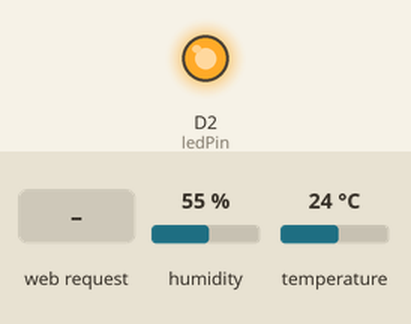
The program below on a simulated ESP8266 (NodeMCU). Shown: output pins drawn as LEDs (lit = HIGH). The test bench sets the inputs (shaded band); at power-on: temperature 24 °C, humidity 55 %. WiFi joins after 1.5 s; servers stay silent unless stated; what the program prints to the serial monitor is not drawn.

Above: at 2.7 s.
2.8 s: HTTP request GET /on received
At 4.8 s:
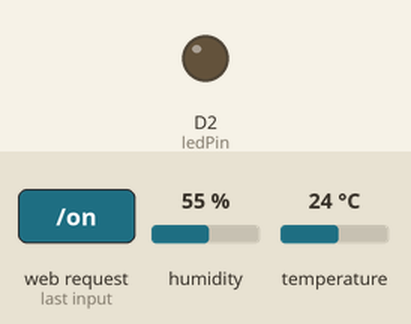
9.7 s: temperature set to 26 °C
12.8 s: temperature set to 29 °C
At 14.3 s:
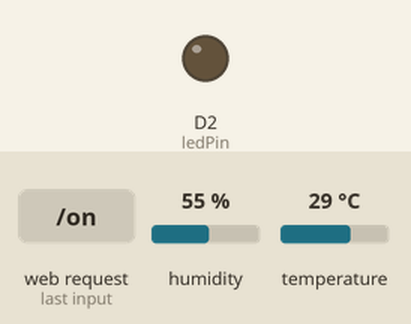
15.5 s: temperature set to 12 °C
At 16.7 s:
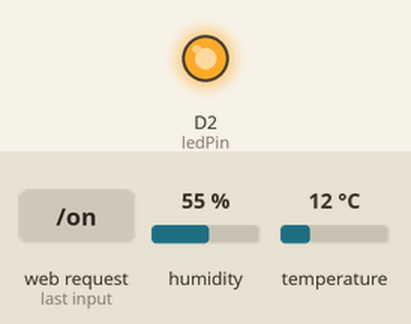
Timing chart, 0 to 18.5 s (numbered marks = the images above; inputs shaded):
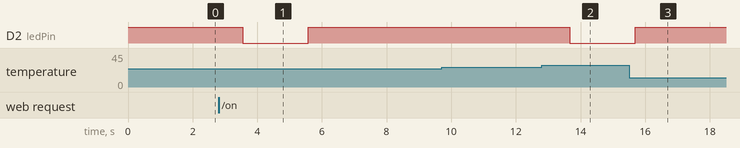

The program:

main.cpp
```cpp
#include <ESP8266WiFi.h>
#include <ESP8266WebServer.h>
#include "DHT.h"


const char* ssid = "pedro";       // nome da sua rede Wi-Fi
const char* password = "brasil123"; // senha da rede


ESP8266WebServer server(80);

// LED interno do NodeMCU (geralmente GPIO2 = D4)
const int ledPin = D2;

// DHT11
#define DHTPIN D1  // Use D1 para o DHT11 (ajuste se necessário)
#define DHTTYPE DHT11
DHT dht(DHTPIN, DHTTYPE);

float temperatura = 0.0;
float umidade = 0.0;

void handleRoot() {
  String html = "<html>"
  "<head>"
  "<meta charset='UTF-8'>"
  "<meta name='viewport' content='width=device-width, initial-scale=1.0'>"
  "<title>Controle LED e DHT11</title>"
  "<style>"
  "body {"
  "  font-family: 'Segoe UI', Tahoma, Geneva, Verdana, sans-serif;"
  "  background: linear-gradient(135deg, #667eea 0%, #764ba2 100%);"
  "  margin: 0;"
  "  padding: 0;"
  "  min-height: 100vh;"
  "  display: flex;"
  "  justify-content: center;"
  "  align-items: center;"
  "}"
  ".container {"
  "  background: rgba(255, 255, 255, 0.95);"
  "  padding: 40px;"
  "  border-radius: 20px;"
  "  box-shadow: 0 20px 60px rgba(0, 0, 0, 0.3);"
  "  text-align: center;"
  "  max-width: 400px;"
  "  width: 90%;"
  "}"
  "h1 {"
  "  color: #333;"
  "  margin-bottom: 30px;"
  "  font-size: 28px;"
  "}"
  ".btn {"
  "  font-size: 20px;"
  "  padding: 15px 40px;"
  "  margin: 10px;"
  "  border: none;"
  "  border-radius: 50px;"
  "  cursor: pointer;"
  "  transition: all 0.3s ease;"
  "  font-weight: bold;"
  "  text-decoration: none;"
  "  display: inline-block;"
  "  box-shadow: 0 4px 15px rgba(0, 0, 0, 0.2);"
  "}"
  ".btn-on {"
  "  background: linear-gradient(135deg, #667eea 0%, #764ba2 100%);"
  "  color: white;"
  "}"
  ".btn-on:hover {"
  "  transform: translateY(-3px);"
  "  box-shadow: 0 6px 20px rgba(102, 126, 234, 0.4);"
  "}"
  ".btn-off {"
  "  background: linear-gradient(135deg, #f093fb 0%, #f5576c 100%);"
  "  color: white;"
  "}"
  ".btn-off:hover {"
  "  transform: translateY(-3px);"
  "  box-shadow: 0 6px 20px rgba(245, 87, 108, 0.4);"
  "}"
  ".sensor {"
  "  margin-top: 30px;"
  "  font-size: 22px;"
  "  color: #444;"
  "}"
  "</style>"
  "</head>"
  "<body>"
  "<div class='container'>"
  "<h1>🔆 Controle do LED & DHT11</h1>"
  "<div class='sensor' id='sensor'>"
  "🌡️ Temperatura: -- °C<br>💧 Umidade: -- %"
  "</div>"
  "<p><button class='btn btn-on' onclick='ligar()'>⚡ Ligar</button></p>"
  "<p><button class='btn btn-off' onclick='desligar()'>🌙 Desligar</button></p>"
  "<script>"
  "function ligar() {"
  "  fetch('/on').then(r => console.log('Requisição enviada'));"
  "}"
  "function desligar() {"
  "  fetch('/off').then(r => console.log('Requisição enviada'));"
  "}"
  "function atualizarSensor() {"
  "  fetch('/sensor').then(resp => resp.json()).then(data => {"
  "    document.getElementById('sensor').innerHTML = '🌡️ Temperatura: ' + data.temperatura.toFixed(1) + ' °C<br>💧 Umidade: ' + data.umidade.toFixed(1) + ' %';"
  "  });"
  "}"
  "setInterval(atualizarSensor, 2000);"
  "window.onload = atualizarSensor;"
  "</script>"
  "</div>"
  "</body>"
  "</html>";
  server.send(200, "text/html", html);
}
// Endpoint para retornar temperatura e umidade em JSON
void handleSensor() {
  String json = "{";
  json += "\"temperatura\":" + String(temperatura, 1) + ",";
  json += "\"umidade\":" + String(umidade, 1);
  json += "}";
  server.send(200, "application/json", json);
}

void handleOn() {
  digitalWrite(ledPin, LOW); // LOW liga o LED interno (ativo em nível baixo)
  Serial.println("Botão Ligar pressionado");
  server.sendHeader("Location", "/");
  server.send(303);
}

void handleOff() {
  digitalWrite(ledPin, HIGH); // HIGH desliga o LED interno
  Serial.println("Botão Desligar pressionado");
  server.sendHeader("Location", "/");
  server.send(303);
}

void setup() {
  pinMode(ledPin, OUTPUT);
  digitalWrite(ledPin, HIGH); // começa desligado

  Serial.begin(9600);
  dht.begin();
  Serial.println("Sensor DHT11 iniciado!");

  WiFi.begin(ssid, password);
  Serial.print("Conectando ao WiFi");

  while (WiFi.status() != WL_CONNECTED) {
    delay(500);
    Serial.print(".");
  }

  Serial.println();
  Serial.print("Conectado! IP: ");
  Serial.println(WiFi.localIP());

  server.on("/", handleRoot);
  server.on("/on", handleOn);
  server.on("/off", handleOff);
  server.on("/sensor", handleSensor);

  server.begin();
  Serial.println("Servidor web iniciado!");
}

void loop() {
  // Atualiza leitura do DHT11 a cada ciclo
  float temp = dht.readTemperature();
  float umi = dht.readHumidity();
  if (!isnan(temp) && !isnan(umi)) {
    temperatura = temp;
    umidade = umi;
  }

  // Gatilho: se temperatura < 22°C, liga o LED
  if (temperatura > 27.0) {
    digitalWrite(ledPin, LOW); // Liga LED
  } else {
    digitalWrite(ledPin, HIGH); // Desliga LED
  }

  server.handleClient();
  delay(2000); // Atualiza a cada 2s
}
```

Measured:
- after the input at 2.8 s, D2 (ledPin): HIGH → LOW after 0.75 s, → HIGH 2.0 s later
- after the input at 9.7 s, every drawn part: stays the same
- after the input at 12.8 s, D2 (ledPin): HIGH → LOW after 0.87 s
- after the input at 15.5 s, D2 (ledPin): LOW → HIGH after 0.19 s
